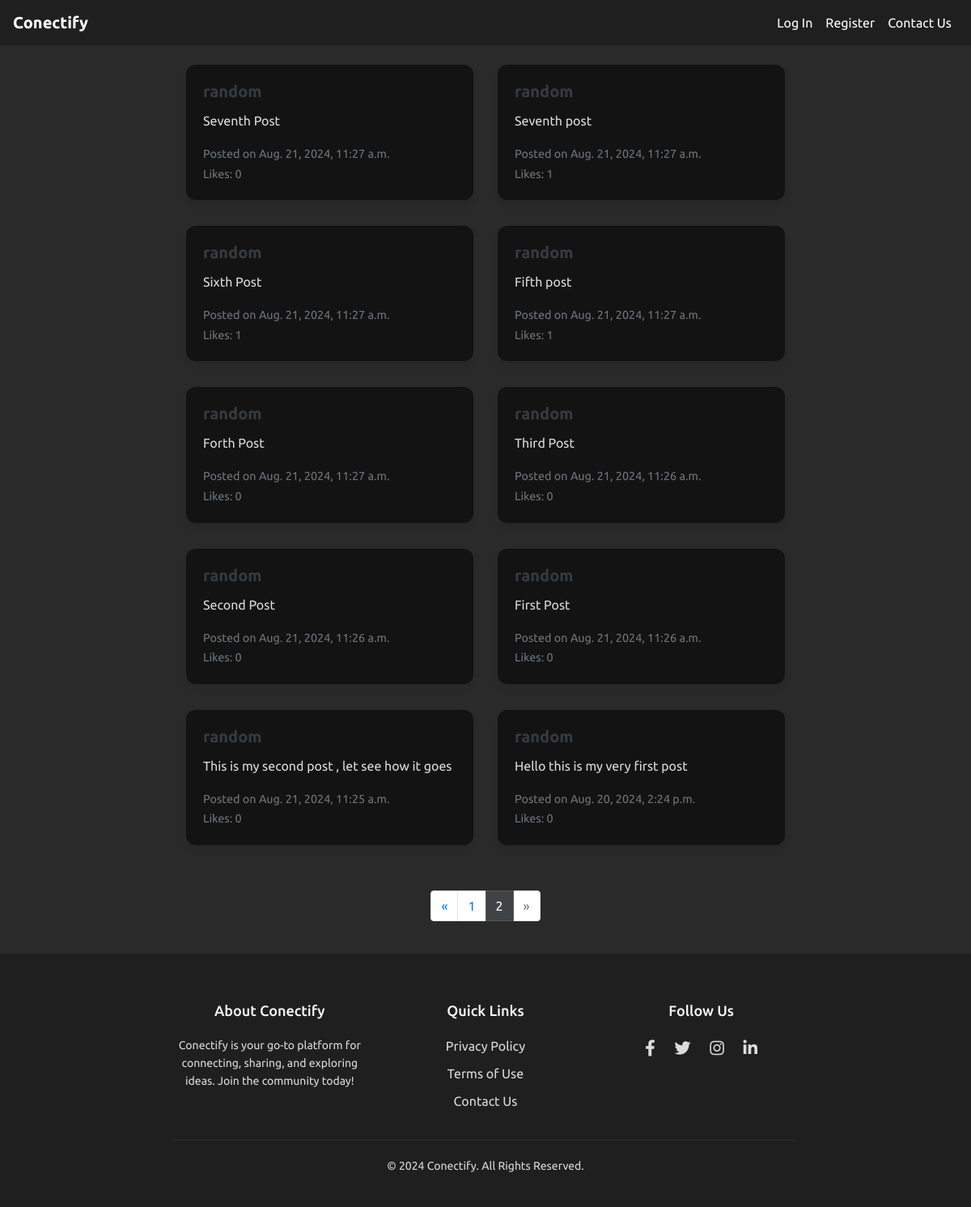
/all-posts?page=2, run on the app's committed database.
### network/models.py (models this page shows, shortened)
class Post(models.Model):
    user = models.ForeignKey(User , on_delete=models.CASCADE, related_name="posts")
    image = models.ImageField( upload_to="post_images/'",blank= True , null = True)
    image_url = models.URLField(blank=True , null= True)
    content = models.TextField()
    updated_at = models.DateTimeField(auto_now_add = True)
    timestamp = models.DateTimeField(auto_now_add=True)
    likes = models.ManyToManyField(User, blank=True , related_name="likes")

class User(AbstractUser):
    profile_image = models.ImageField(upload_to = "profile_image", blank=True,null=True)

### network/views.py (the view)
# urls.py: path('all-posts',views.all_posts,name="all-posts"),
def all_posts(request):
    posts_list = Post.objects.all().order_by('-timestamp')
    paginator = Paginator(posts_list, 10)
    page_number = request.GET.get('page')
    page_obj = paginator.get_page(page_number)
    context = {
        'posts': page_obj.object_list,
        'page_obj':page_obj,
        'edit_mode': False
    }
    return render(request, "network/all_posts.html",context)

### network/templates/network/all_posts.html (shortened to what this page needs)
{% extends "network/layout.html" %}
{% block body %}
<div class="container mt-4">
    <div class="row justify-content-center">
        {% for post in posts %}
        <div class="col-12 col-md-6 mb-4">
            <div class="card post-card" id="post-{{ post.id }}" onclick="window.location='{% url 'post_detail' post.id %}'">
                <div class="card-body">
                    <h5 class="card-title">
                        <a href="{% url 'profile' post.user.username %}" class="text-decoration-none text-dark">{{ post.user.username }}</a>
                    </h5>
                    <p class="card-text" id="post-content-{{ post.id }}">{{ post.content }}</p>
                    <p class="card-text">
                        <small class="text-muted">Posted on {{ post.timestamp }}</small><br>
                        <small class="text-muted">Likes: <span id="like-count-{{ post.id }}">{{ post.likes.count }}</span></small>
                    </p>
                </div>
            </div>
        </div>
        {% endfor %}
    </div>
    <div class="d-flex justify-content-center mt-4">
        <nav aria-label="Page navigation">
            <ul class="pagination">
                {% if page_obj.has_previous %}
                <li class="page-item">
                    <a class="page-link" href="?page={{ page_obj.previous_page_number }}" aria-label="Previous">
                        <span aria-hidden="true">&laquo;</span>
                    </a>
                </li>
                {% else %}
                <li class="page-item disabled">
                    <span class="page-link">&laquo;</span>
                </li>
                {% endif %}
                {% for num in page_obj.paginator.page_range %}
                <li class="page-item {% if page_obj.number == num %}active{% endif %}">
                    <a class="page-link" href="?page={{ num }}">{{ num }}</a>
                </li>
                {% endfor %}
                {% if page_obj.has_next %}
                <li class="page-item">
                    <a class="page-link" href="?page={{ page_obj.next_page_number }}" aria-label="Next">
                        <span aria-hidden="true">&raquo;</span>
                    </a>
                </li>
                {% else %}
                <li class="page-item disabled">
                    <span class="page-link">&raquo;</span>
                </li>
                {% endif %}
            </ul>
        </nav>
    </div>
</div>
{% endblock body %}

### network/static/network/styles.css (style rules this page uses)
html { scroll-behavior: smooth; }
.pagination .page-item.active .page-link { background-color: #404346 !important; border-color: #585858 !important; color: white !important; }
.pagination .page-item.disabled .page-link { color: #6c757d !important; }
body { font-family:'Ubuntu',sans-serif; background-color: #2b2a2a; }
.container { max-width: 800px; margin-top: 20px; }
.card { background-color: #131313; border-radius: 10px; transition: transform 0.3s ease, box-shadow 0.3s ease; cursor: pointer; box-shadow: 0 4px 8px rgba(0, 0, 0, 0.2); color: #dcdcdc; }
.card-title a { color: #f8f9fa; font-weight: 600; text-decoration: none; transition: color 0.3s ease; }
.text-muted { font-size: 0.9em; color: #a6a6a6; }

### network/templates/network/all_posts.html (style rules this page uses)
.post-card { border-radius: 12px; box-shadow: 0 6px 10px rgba(0, 0, 0, 0.08); transition: transform 0.2s ease-in-out; cursor: pointer; }

### data on the page
Post: user.username "random", content "Seventh Post", timestamp "Aug. 21, 2024, 11:27 a.m.", likes.count "0"
Post: user.username "random", content "Seventh post", timestamp "Aug. 21, 2024, 11:27 a.m.", likes.count "1"
Post: user.username "random", content "Sixth Post", timestamp "Aug. 21, 2024, 11:27 a.m.", likes.count "1"
Post: user.username "random", content "Fifth post", timestamp "Aug. 21, 2024, 11:27 a.m.", likes.count "1"
Post: user.username "random", content "Forth Post", timestamp "Aug. 21, 2024, 11:27 a.m.", likes.count "0"
Post: user.username "random", content "Third Post", timestamp "Aug. 21, 2024, 11:26 a.m.", likes.count "0"
Post: user.username "random", content "Second Post", timestamp "Aug. 21, 2024, 11:26 a.m.", likes.count "0"
Post: user.username "random", content "First Post", timestamp "Aug. 21, 2024, 11:26 a.m.", likes.count "0"
Post: user.username "random", content "This is my second post , let see how it goes", timestamp "Aug. 21, 2024, 11:25 a.m.", likes.count "0"
Post: user.username "random", content "Hello this is my very first post", timestamp "Aug. 20, 2024, 2:24 p.m.", likes.count "0"

### other printed values
{{ num }} "1" "2"
